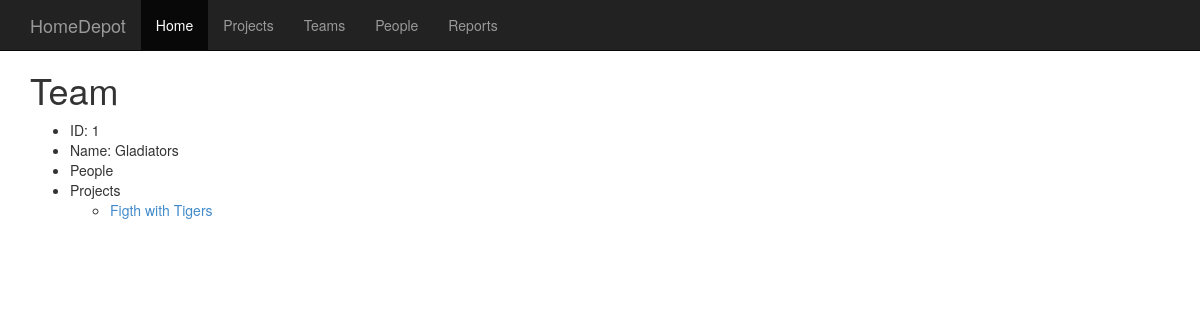
The app's page /team/1/ with its own data.
### status_app/models.py (models this page shows, shortened)
class Team(models.Model):
    name = models.CharField(max_length=128)
    managerId = models.OneToOneField(Person)
    members = models.ManyToManyField(Person, related_name='names', null=True,blank=True)

class Project(models.Model):
    STATE = (
             (u'GREEN',u'GREEN'),
             (u'RED',u'RED'),
             (u'YELLOW',u'YELLOW'))
    owner = models.ForeignKey(Person)
    name = models.CharField(max_length=128, unique=True)
    state = models.CharField(max_length=10, choices=STATE)
    teams = models.ManyToManyField(Team,null=True,blank=True)

### status_app/views.py (the view)
def team_detail(request, team_id):
    context = RequestContext(request)
    team = Team.objects.get(id=team_id)
    template="status_app/team/details.html"
    params={'team': team}
    return render_to_response(template, params, context)

### status_app/templates/status_app/team/details.html (shortened to what this page needs)
{% extends "status_app/theme.html" %}
{% block content %}
<h1>Team</h1>
{% if team %}
    <ul>
        <li>ID: {{ team.id }}</li>
        <li>Name: {{ team.name }}</li>
        <li>People</li>
        <li>Projects</li>
        <ul>
            {% for project in team.project_set.all %}
            <li><a href="/project/{{ project.id }}">{{ project.name }}</a></li>
            {% endfor %}
        </ul>
    </ul>
{% else %}
    <p>No project matching that ID</p>
{% endif %}
{% endblock %}

### static/css/app.css (style rules this page uses)
body { padding-top: 50px; }

### records on screen
Team: id "1", name "Gladiators"
Project: name "Figth with Tigers"
